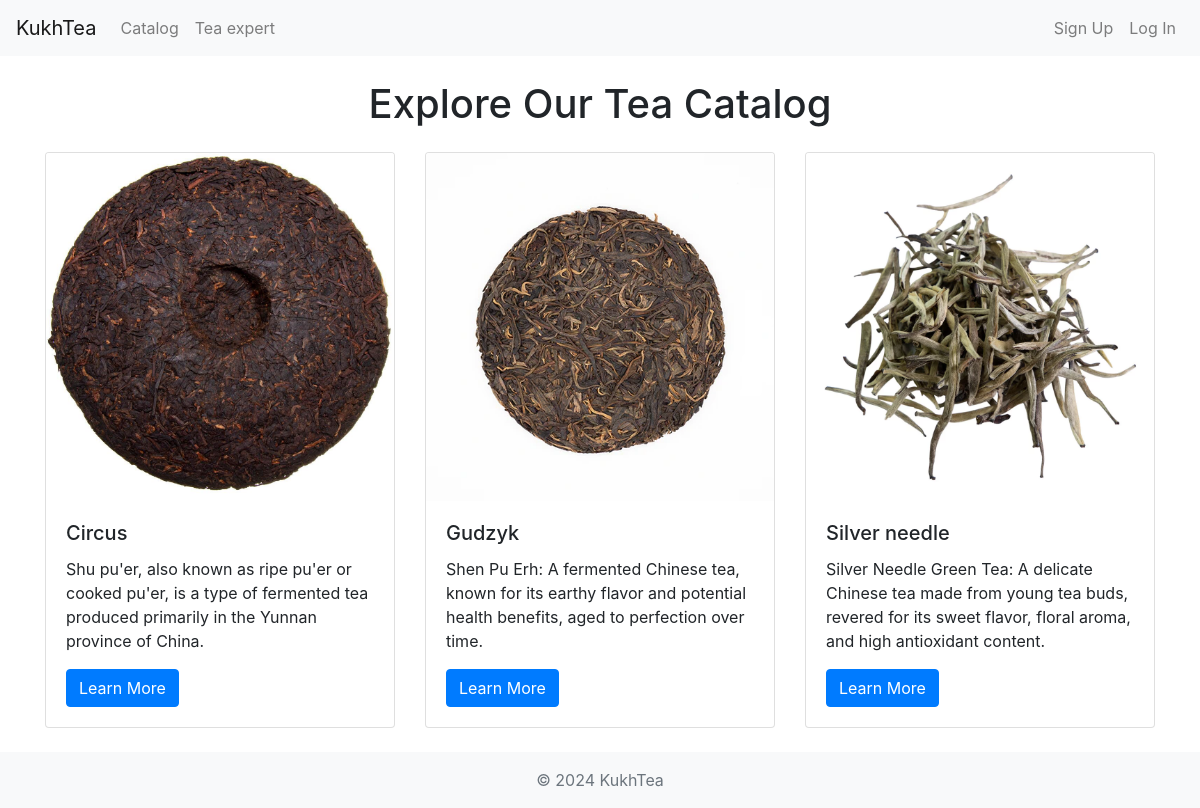
/catalog/, run on an earlier commit of the app's database.
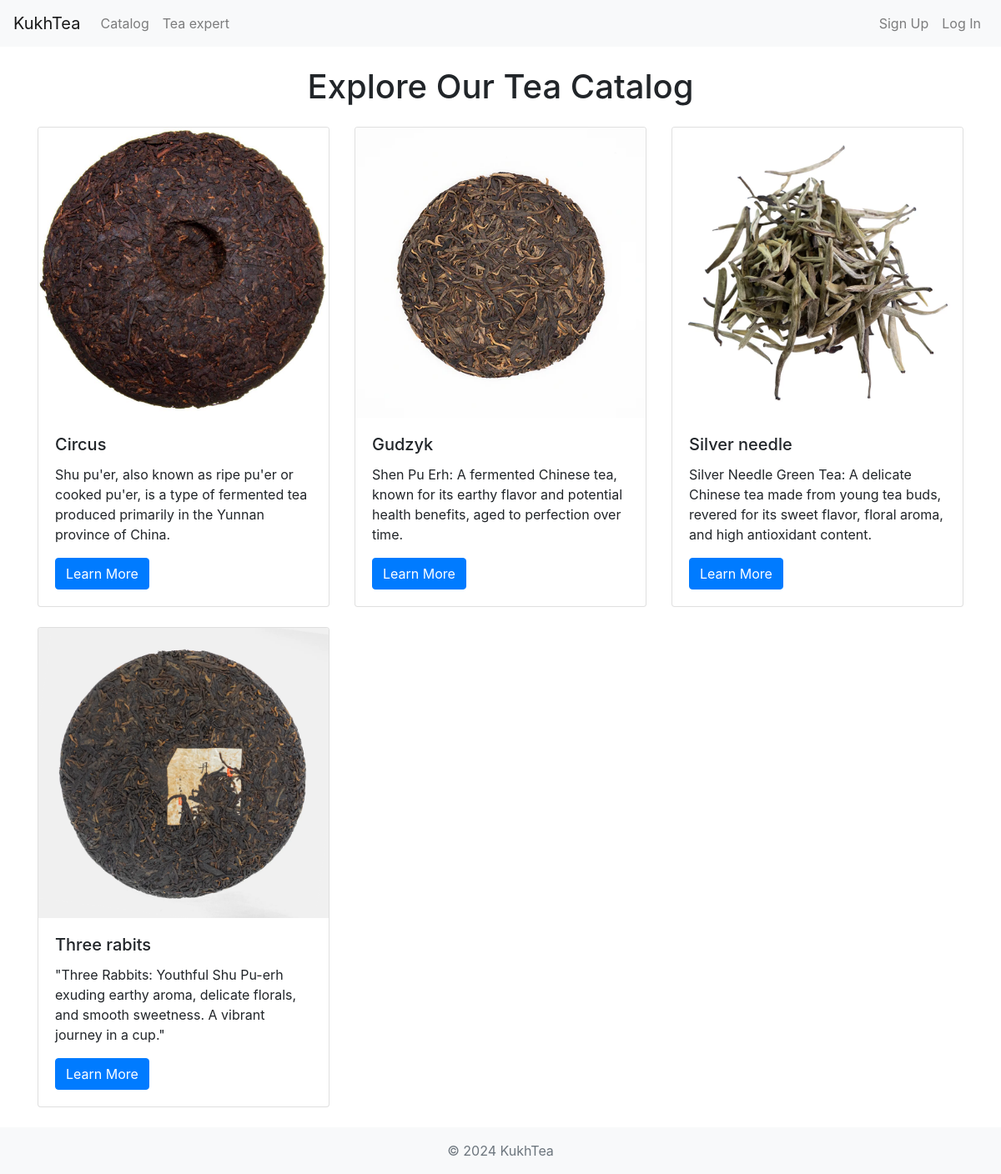
And on a later commit of the database.
### app/models.py (models this page shows, shortened)
class Product(models.Model):
	name = models.CharField(max_length=100)
	category = models.ForeignKey(Category, on_delete=models.CASCADE, default=1)
	description = models.CharField(max_length=250, default='', blank=True, null=True)
	image = models.ImageField(upload_to='uploads/product/')
	favourite = models.ManyToManyField(User, related_name='favourite_products')

### app/views.py (the view)
# urls.py: path('catalog/', views.catalog, name="Catalog"),
def catalog(request):
    products = Product.objects.all()
    return render(request, "catalog.html", {'products' : products})

### app/templates/catalog.html (shortened to what this page needs)
{% extends "index.html" %}
{% block content %}
{% load static %}
<div class="container">
    <br/>
    <div class="row">
        <div class="col-md-12">
            <h1 class="text-center mb-4">Explore Our Tea Catalog</h1>
        </div>
    </div>
    <div class="row">
        {% for product in products %}
        <div class="col-md-4">
            <div class="card mb-4">
                <img src="{{ product.image.url }}" class="card-img-top" alt="Green Tea">
                <div class="card-body">
                    <h5 class="card-title">{{ product.name }}</h5>
                    <p class="card-text">{{ product.description}}</p>
                    <a href="{% url 'Product' product.id %}" class="btn btn-primary">Learn More</a>
                </div>
            </div>
        </div>
        {% endfor %}
    </div>
</div>
{% endblock %}

### app/templates/index.html (shortened to what this page needs)
{% load static %}
<!DOCTYPE html>
<html lang="en">
<head>
    <link rel="stylesheet" href="https://cdn.jsdelivr.net/npm/bootstrap@4.0.0/dist/css/bootstrap.min.css">
    <link rel="stylesheet" type="text/css" href="{% static 'style/style.css' %}">
</head>
<body class="d-flex flex-column">
<header>
  <nav class="navbar navbar-expand-lg navbar-light bg-light">
      <a class="navbar-brand" href="/">KukhTea</a>
      <div class="collapse navbar-collapse" id="navbarNav">
          <ul class="navbar-nav mr-auto">
              <li class="nav-item">
                  <a class="nav-link" href="/catalog">Catalog</a>
              </li>
              <li class="nav-item">
                <a class="nav-link" href="/ai">Tea expert</a>
            </li>
          </ul>
          {% if user.is_authenticated %}
          <ul class="navbar-nav ml-auto">
            <li class="nav-item">
                <a class="nav-link" href="/logout">Log out</a>
            </li>
        </ul>
        {% else %}
          <ul class="navbar-nav ml-auto">
              <li class="nav-item">
                  <a class="nav-link" href="/signup">Sign Up</a>
              </li>
              <li class="nav-item">
                  <a class="nav-link" href="/login">Log In</a>
              </li>
          </ul>
        {% endif %}
      </div>
  </nav>
</header>
<main>
  <div class="content">{% block content %}{% endblock %}</div>
</main>
    <footer class="footer mt-auto py-3 bg-light">
        <div class="container text-center">
            <span class="text-muted">© 2024 KukhTea</span>
        </div>
    </footer>
</body>
</html>

### assets/style/style.css (style rules this page uses)
html, body { height: 100%; }

What changed in the data, as far as the page shows it:
added Product: image (picture), name "Three rabits", description "\"Three Rabbits: Youthful Shu Pu-erh exuding earthy aroma, delicate florals, and smooth sweetness. A vibrant journey in a cup.\""
